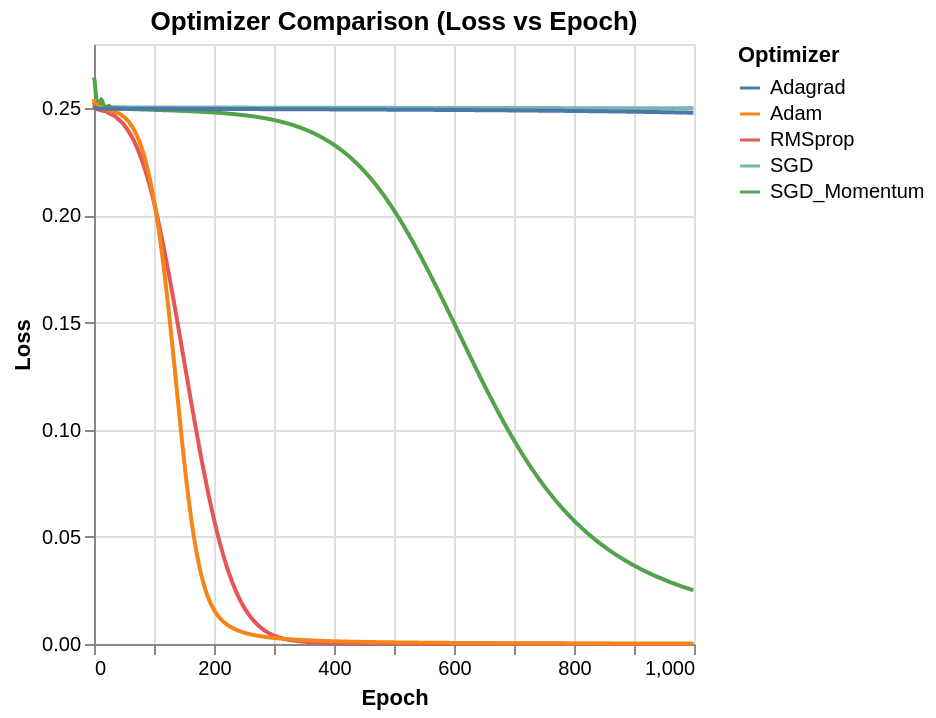

Notebook code for this chart:
### Markdown cell above
<a href="https://colab.research.google.com/github/Ashishpathak78/DL_practice/blob/main/DL_Week4.ipynb" target="_parent"><img src="https://colab.research.google.com/assets/colab-badge.svg" alt="Open In Colab"/></a>

### Code cell
import numpy as np
import pandas as pd
import tensorflow as tf
from tensorflow.keras.models import Sequential
from tensorflow.keras.layers import Dense
from tensorflow.keras.optimizers import SGD, RMSprop, Adam, Adagrad
import altair as alt

# Expected values (XOR problem)
y = np.array([[0, 1, 1, 0]]).T

# Features
X = np.array([[0, 0, 1, 1],
              [0, 1, 0, 1]]).T


def create_model(optimizer):
    model = Sequential()
    model.add(Dense(16, input_dim=2, activation='sigmoid'))
    model.add(Dense(1, activation='sigmoid'))

    model.compile(loss='mean_squared_error',
                  optimizer=optimizer,
                  metrics=['binary_accuracy'])
    return model


optimizers = {
    "SGD": SGD(learning_rate=0.1),
    "SGD_Momentum": SGD(learning_rate=0.1, momentum=0.9),
    "RMSprop": RMSprop(learning_rate=0.01),
    "Adam": Adam(learning_rate=0.01),
    "Adagrad": Adagrad(learning_rate=0.1)
}

results = []

for name, opt in optimizers.items():
    model = create_model(opt)
    history = model.fit(X, y, epochs=1000, verbose=0)

    for i, loss in enumerate(history.history['loss']):
        results.append({
            "Optimizer": name,
            "Epoch": i,
            "Loss": loss
        })

    # Accuracy
    y_pred = model.predict(X).round()
    accuracy = (y_pred == y).sum() / y.shape[0] * 100
    print(f"{name} Accuracy: {accuracy:.2f}%")


# Create DataFrame
df = pd.DataFrame(results)

# Plot all optimizer loss curves
chart = alt.Chart(df).mark_line().encode(
    x="Epoch",
    y="Loss",
    color="Optimizer"
).properties(
    title="Optimizer Comparison (Loss vs Epoch)"
)

chart

### Figure 1 — Vega-Lite specification as saved in the notebook (floating-point values rounded to 4 significant figures; data arrays with more than 128 entries replaced by an {"elided": "..."} marker saying what was removed)
{"config": {"view": {"continuousWidth": 300, "continuousHeight": 300}}, "data": {"name": "data-50796cf182c7c928c78a01a280c9437a"}, "mark": {"type": "line"}, "encoding": {"color": {"field": "Optimizer", "type": "nominal"}, "x": {"field": "Epoch", "type": "quantitative"}, "y": {"field": "Loss", "type": "quantitative"}}, "title": "Optimizer Comparison (Loss vs Epoch)", "$schema": "https://vega.github.io/schema/vega-lite/v5.20.1.json", "datasets": {"data-50796cf182c7c928c78a01a280c9437a": {"elided": "5000 records"}}}
